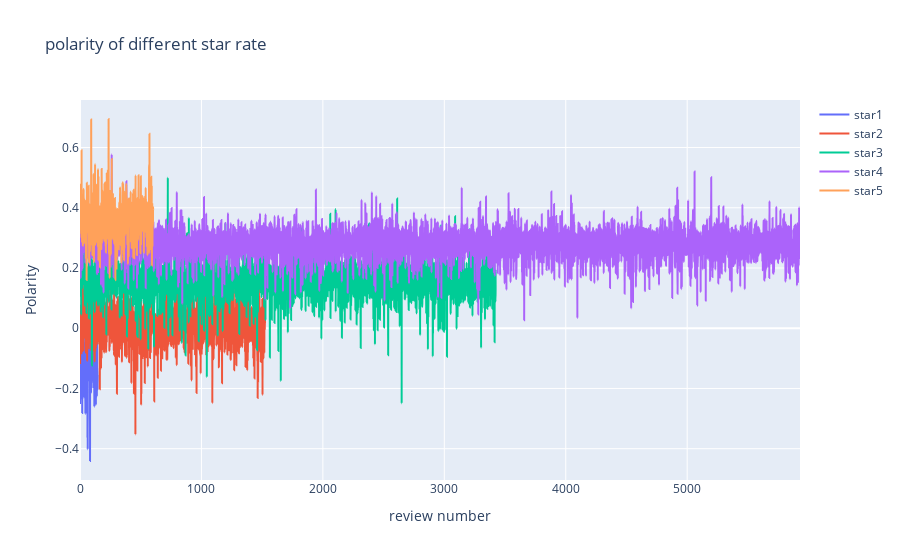

The code cell stored with this chart in its notebook:
### Code cell
star=[1, 2, 3, 4, 5]
fig=go.Figure()
avg_polarity=[]
for i in range(len(star)):    
    rest_5=restaurant[restaurant['stars']==star[i]]
    a=list(set(rest_5['business_id']))
    hh=[]
    for j in progressbar.progressbar(range(len(a))):
        b=list(review[review['business_id']==a[j]]['text'])
        polarity=[]
        for sentence in b:
            blob = TextBlob(sentence)
            polarity.append(blob.sentiment.polarity)
        if len(polarity)!=0:
            hh.append(sum(polarity)/len(polarity))
    avg_polarity.append(sum(hh)/len(hh))
    print(avg_polarity)
    trace=go.Scatter(x=np.linspace(0,len(hh),num=len(hh)),y=hh,line_shape='spline',name='star{}'.format(str(star[i])))
    fig.add_trace(trace)
    fig.update_layout(title="polarity of different star rate",xaxis_title='review number',yaxis_title='Polarity')
fig

### Figure 1 — Plotly figure (JSON) as saved in the notebook; plotly's stock layout.template omitted (floating-point values rounded to 4 significant figures; data arrays with more than 128 entries replaced by an {"elided": "..."} marker saying what was removed)
{"data": [{"line": {"shape": "spline"}, "name": "star1", "type": "scatter", "x": {"elided": "146 float values"}, "y": {"elided": "146 float values"}}, {"line": {"shape": "spline"}, "name": "star2", "type": "scatter", "x": {"elided": "1524 float values"}, "y": {"elided": "1524 float values"}}, {"line": {"shape": "spline"}, "name": "star3", "type": "scatter", "x": {"elided": "3424 float values"}, "y": {"elided": "3424 float values"}}, {"line": {"shape": "spline"}, "name": "star4", "type": "scatter", "x": {"elided": "5929 float values"}, "y": {"elided": "5929 float values"}}, {"line": {"shape": "spline"}, "name": "star5", "type": "scatter", "x": {"elided": "603 float values"}, "y": {"elided": "603 float values"}}], "layout": {"title": {"text": "polarity of different star rate"}, "xaxis": {"title": {"text": "review number"}}, "yaxis": {"title": {"text": "Polarity"}}}}
